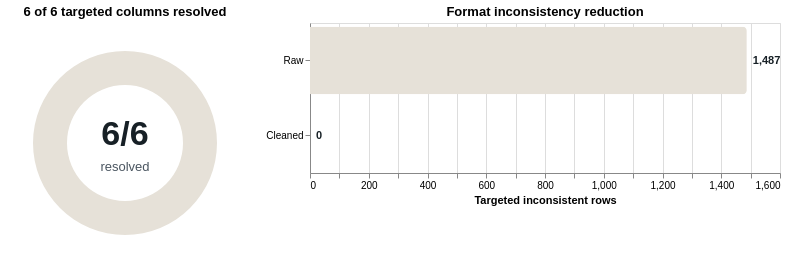

Notebook code for this chart:
### Code cell
resolution_data = pd.DataFrame({
    "status": ["Resolved", "Remaining"],
    "columns": [resolved, max(len(verification) - resolved, 0)],
})

donut = alt.Chart(resolution_data).mark_arc(innerRadius=58, outerRadius=92).encode(
    theta=alt.Theta("columns:Q"),
    color=alt.Color("status:N", scale=alt.Scale(range=["#227c70", "#e6e1d8"]), legend=None),
    tooltip=["status", "columns"],
).properties(width=240, height=240, title="6 of 6 targeted columns resolved")

donut_text = alt.Chart(pd.DataFrame({"label": [f"{resolved}/{len(verification)}"], "sub": ["resolved"]})).mark_text(
    align="center", baseline="middle", dy=-8, fontSize=34, fontWeight="bold", color="#172026"
).encode(text="label:N") + alt.Chart(pd.DataFrame({"sub": ["resolved"]})).mark_text(
    align="center", baseline="middle", dy=24, fontSize=13, color="#4a5560"
).encode(text="sub:N")

reduction_data = pd.DataFrame([
    {"stage": "Raw", "rows": before_inconsistent},
    {"stage": "Cleaned", "rows": after_inconsistent},
])

bars = alt.Chart(reduction_data).mark_bar(cornerRadiusTopRight=4, cornerRadiusBottomRight=4).encode(
    y=alt.Y("stage:N", sort=["Raw", "Cleaned"], title=None),
    x=alt.X("rows:Q", title="Targeted inconsistent rows"),
    color=alt.Color("stage:N", scale=alt.Scale(range=["#d1495b", "#227c70"]), legend=None),
    tooltip=["stage", alt.Tooltip("rows:Q", format=",")],
).properties(width=470, height=150, title="Format inconsistency reduction")

labels = alt.Chart(reduction_data).mark_text(align="left", dx=6, fontWeight="bold", color="#172026").encode(
    y=alt.Y("stage:N", sort=["Raw", "Cleaned"]),
    x="rows:Q",
    text=alt.Text("rows:Q", format=","),
)

(donut + donut_text) | (bars + labels)

### Figure 1 — Vega-Lite specification as saved in the notebook (floating-point values rounded to 4 significant figures)
{"config": {"view": {"continuousWidth": 300, "continuousHeight": 300}}, "hconcat": [{"layer": [{"data": {"name": "data-4a41970b8ecec187aba50a8f804cbd1f"}, "mark": {"type": "arc", "innerRadius": 58, "outerRadius": 92}, "encoding": {"color": {"field": "status", "legend": null, "scale": {"range": ["#227c70", "#e6e1d8"]}, "type": "nominal"}, "theta": {"field": "columns", "type": "quantitative"}, "tooltip": [{"field": "status", "type": "nominal"}, {"field": "columns", "type": "quantitative"}]}, "title": "6 of 6 targeted columns resolved"}, {"layer": [{"data": {"name": "data-7d312bd36b5dba7eb498eb735c39f16f"}, "mark": {"type": "text", "align": "center", "baseline": "middle", "color": "#172026", "dy": -8, "fontSize": 34, "fontWeight": "bold"}, "encoding": {"text": {"field": "label", "type": "nominal"}}}, {"data": {"name": "data-3d0487ee298ba1739007e8f2dae02eb7"}, "mark": {"type": "text", "align": "center", "baseline": "middle", "color": "#4a5560", "dy": 24, "fontSize": 13}, "encoding": {"text": {"field": "sub", "type": "nominal"}}}]}], "height": 240, "width": 240}, {"layer": [{"mark": {"type": "bar", "cornerRadiusBottomRight": 4, "cornerRadiusTopRight": 4}, "encoding": {"color": {"field": "stage", "legend": null, "scale": {"range": ["#d1495b", "#227c70"]}, "type": "nominal"}, "tooltip": [{"field": "stage", "type": "nominal"}, {"field": "rows", "format": ",", "type": "quantitative"}], "x": {"field": "rows", "title": "Targeted inconsistent rows", "type": "quantitative"}, "y": {"field": "stage", "sort": ["Raw", "Cleaned"], "title": null, "type": "nominal"}}, "title": "Format inconsistency reduction"}, {"mark": {"type": "text", "align": "left", "color": "#172026", "dx": 6, "fontWeight": "bold"}, "encoding": {"text": {"field": "rows", "format": ",", "type": "quantitative"}, "x": {"field": "rows", "type": "quantitative"}, "y": {"field": "stage", "sort": ["Raw", "Cleaned"], "type": "nominal"}}}], "data": {"name": "data-45cfbcc25653658a46fed06902ec236a"}, "height": 150, "width": 470}], "$schema": "https://vega.github.io/schema/vega-lite/v5.20.1.json", "datasets": {"data-4a41970b8ecec187aba50a8f804cbd1f": [{"status": "Resolved", "columns": 6}, {"status": "Remaining", "columns": 0}], "data-7d312bd36b5dba7eb498eb735c39f16f": [{"label": "6/6", "sub": "resolved"}], "data-3d0487ee298ba1739007e8f2dae02eb7": [{"sub": "resolved"}], "data-45cfbcc25653658a46fed06902ec236a": [{"stage": "Raw", "rows": 1487}, {"stage": "Cleaned", "rows": 0}]}}
